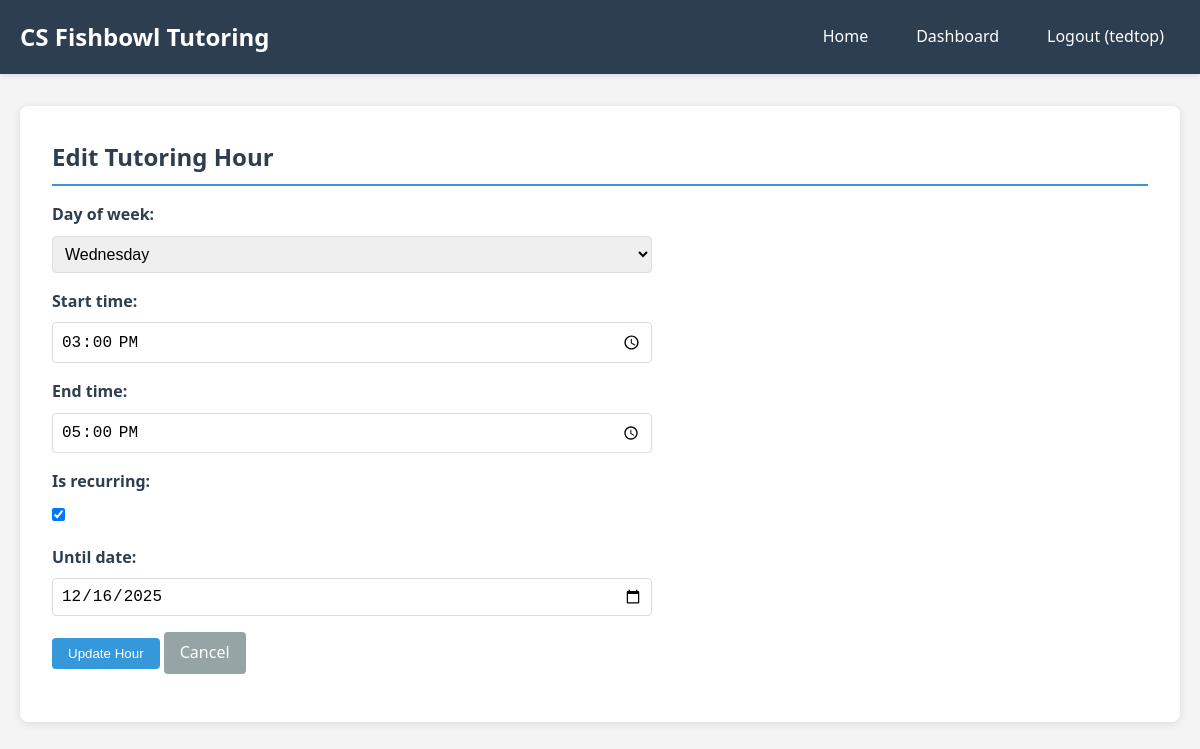
The page /edit-hour/1/ (signed in) on the database its author committed.
### tutor_scheduler/models.py (models this page shows, shortened)
class TutoringHour(models.Model):
    DAYS_OF_WEEK = [
        (0, 'Monday'),
        (1, 'Tuesday'),
        (2, 'Wednesday'),
        (3, 'Thursday'),
        (4, 'Friday'),
        (5, 'Saturday'),
        (6, 'Sunday'),
    ]
    ta = models.ForeignKey(TA, on_delete=models.CASCADE, related_name='tutoring_hours')
    day_of_week = models.IntegerField(choices=DAYS_OF_WEEK)
    start_time = models.TimeField()
    end_time = models.TimeField()
    is_recurring = models.BooleanField(default=True)
    until_date = models.DateField(null=True, blank=True)
    class Meta:
        ordering = ['day_of_week', 'start_time']

### tutor_scheduler/views.py (the view)
# urls.py: path('edit-hour/<int:hour_id>/', views.edit_tutoring_hour, name='edit_tutoring_hour'),
@login_required
def edit_tutoring_hour(request, hour_id):
    try:
        ta = request.user.ta
    except TA.DoesNotExist:
        messages.error(request, 'You do not have a TA profile.')
        return redirect('home')
    hour = get_object_or_404(TutoringHour, id=hour_id, ta=ta)
    if request.method == 'POST':
        form = TutoringHourForm(request.POST, instance=hour)
        if form.is_valid():
            form.save()
            messages.success(request, 'Tutoring hour updated successfully!')
            return redirect('ta_dashboard')
    else:
        form = TutoringHourForm(instance=hour)
    return render(request, 'tutor_scheduler/edit_hour.html', {'form': form, 'hour': hour})

### tutor_scheduler/forms.py
class TutoringHourForm(forms.ModelForm):
    class Meta:
        model = TutoringHour
        fields = ['day_of_week', 'start_time', 'end_time', 'is_recurring', 'until_date']
        widgets = {
            'start_time': forms.TimeInput(attrs={'type': 'time'}),
            'end_time': forms.TimeInput(attrs={'type': 'time'}),
            'until_date': forms.DateInput(attrs={'type': 'date'}),
        }

### tutor_scheduler/templates/tutor_scheduler/edit_hour.html (shortened to what this page needs)
{% extends 'tutor_scheduler/base.html' %}
{% block content %}
<h2>Edit Tutoring Hour</h2>
<form method="post">
    {{ form.as_p }}
    <p>
        <button type="submit" class="btn">Update Hour</button>
        <a href="{% url 'ta_dashboard' %}" class="btn btn-secondary">Cancel</a>
    </p>
</form>
{% endblock %}

### tutor_scheduler/templates/tutor_scheduler/base.html (shortened to what this page needs)
<!DOCTYPE html>
<html lang="en">
<head>
</head>
<body>
    <header>
        <div class="container">
            <h1>CS Fishbowl Tutoring</h1>
            <nav>
                <a href="{% url 'home' %}">Home</a>
                {% if user.is_authenticated %}
                    <a href="{% url 'ta_dashboard' %}">Dashboard</a>
                    <a href="{% url 'ta_logout' %}">Logout ({{ user.username }})</a>
                {% else %}
                    <a href="{% url 'ta_signup' %}">Sign Up as TA</a>
                    <a href="{% url 'ta_login' %}">TA Login</a>
                {% endif %}
            </nav>
        </div>
    </header>
    <div class="container">
        <main>
            {% block content %}{% endblock %}
        </main>
    </div>
</body>
</html>

### tutor_scheduler/templates/tutor_scheduler/base.html (style rules this page uses)
* { margin: 0; padding: 0; box-sizing: border-box; }
body { font-family: 'Segoe UI', Tahoma, Geneva, Verdana, sans-serif; line-height: 1.6; color: #333; background: #f4f4f4; }
.container { max-width: 1200px; margin: 0 auto; padding: 0 20px; }
header { background: #2c3e50; color: #fff; padding: 1rem 0; box-shadow: 0 2px 5px rgba(0,0,0,0.1); }
header .container { display: flex; justify-content: space-between; align-items: center; }
header h1 { font-size: 1.5rem; }
nav { display: flex; gap: 1rem; }
nav a { color: #fff; text-decoration: none; padding: 0.5rem 1rem; border-radius: 4px; transition: background 0.3s; }
main { background: #fff; margin: 2rem auto; padding: 2rem; border-radius: 8px; box-shadow: 0 2px 10px rgba(0,0,0,0.1); }
h2 { color: #2c3e50; margin-bottom: 1rem; padding-bottom: 0.5rem; border-bottom: 2px solid #3498db; }
.btn { display: inline-block; padding: 0.5rem 1rem; background: #3498db; color: #fff; text-decoration: none; border-radius: 4px; border: none; cursor: pointer; transition: background 0.3s; }
.btn-secondary { background: #95a5a6; }
form { max-width: 600px; }
form p { margin: 1rem 0; }
form label { display: block; margin-bottom: 0.5rem; font-weight: bold; color: #2c3e50; }
form input[type="text"], form input[type="email"], form input[type="password"], form input[type="time"], form input[type="date"], form select, form textarea { width: 100%; padding: 0.5rem; border: 1px solid #ddd; border-radius: 4px; font-size: 1rem; }
form input[type="checkbox"] { margin-right: 0.5rem; }

### rows shown on the page
TutoringHour: day_of_week "Wednesday", start_time "15:00:00", end_time "17:00:00", is_recurring "☑", until_date "12/16/2025"

### other values the page prints
{{ user.username }} "tedtop"
